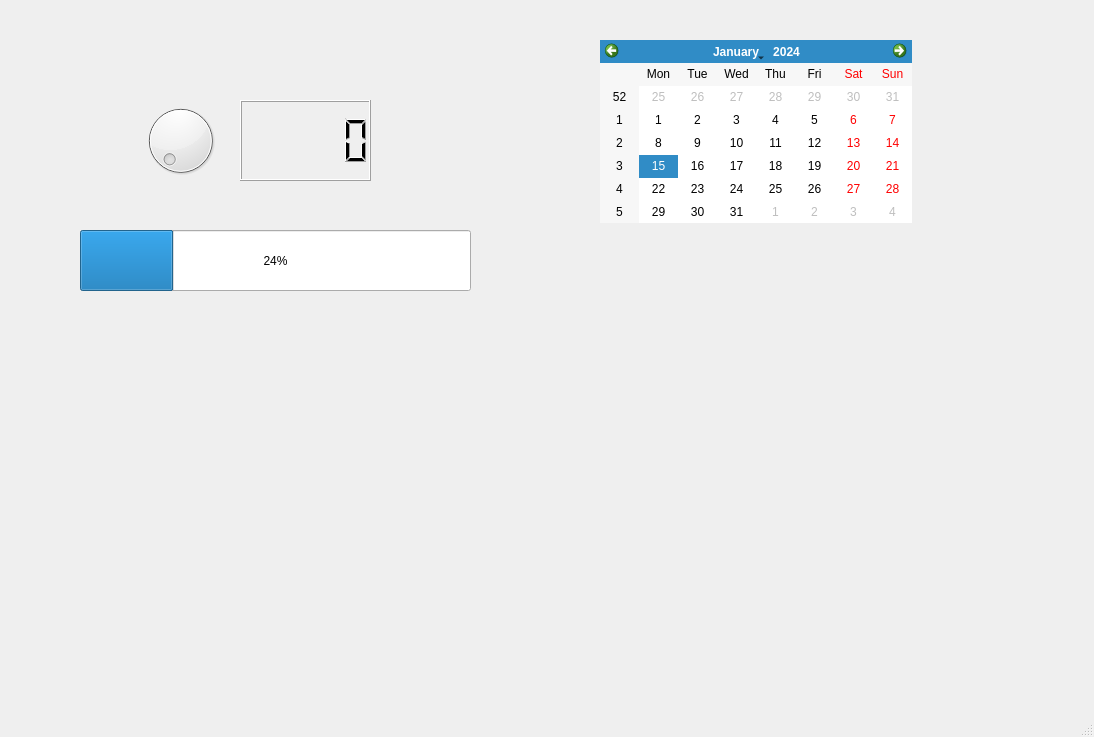
<?xml version="1.0" encoding="UTF-8"?>
<ui version="4.0">
 <class>MainWindow</class>
 <widget class="QMainWindow" name="MainWindow">
  <property name="geometry">
   <rect>
    <x>0</x>
    <y>0</y>
    <width>1094</width>
    <height>737</height>
   </rect>
  </property>
  <property name="windowTitle">
   <string>MainWindow</string>
  </property>
  <widget class="QWidget" name="centralwidget">
   <widget class="QDial" name="dial">
    <property name="geometry">
     <rect>
      <x>140</x>
      <y>90</y>
      <width>81</width>
      <height>101</height>
     </rect>
    </property>
   </widget>
   <widget class="QLCDNumber" name="lcdNumber">
    <property name="geometry">
     <rect>
      <x>240</x>
      <y>100</y>
      <width>131</width>
      <height>81</height>
     </rect>
    </property>
   </widget>
   <widget class="QCalendarWidget" name="calendarWidget">
    <property name="geometry">
     <rect>
      <x>600</x>
      <y>40</y>
      <width>312</width>
      <height>183</height>
     </rect>
    </property>
   </widget>
   <widget class="QProgressBar" name="progressBar">
    <property name="geometry">
     <rect>
      <x>80</x>
      <y>230</y>
      <width>391</width>
      <height>61</height>
     </rect>
    </property>
    <property name="value">
     <number>24</number>
    </property>
   </widget>
  </widget>
  <widget class="QMenuBar" name="menubar">
   <property name="geometry">
    <rect>
     <x>0</x>
     <y>0</y>
     <width>1094</width>
     <height>21</height>
    </rect>
   </property>
  </widget>
  <widget class="QStatusBar" name="statusbar"/>
 </widget>
 <resources/>
 <connections/>
</ui>
